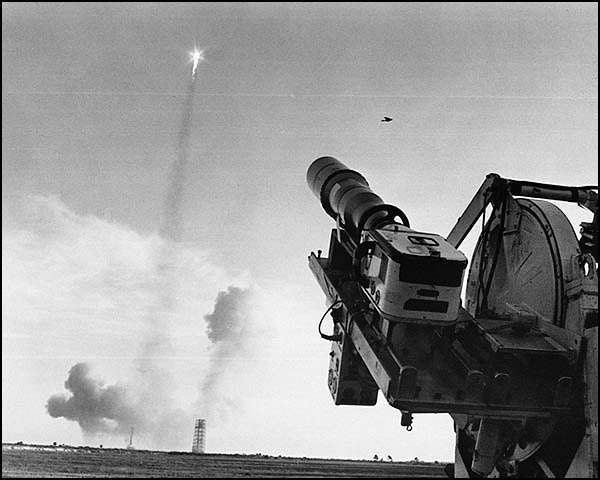
#> input picture opencv_for_beginners/module01-getting-started-with-images/Apollo-8-Launch.jpg, 600 x 480 px
$ python 01_04_Annotating_Images.py
#> lines starting #> are read from the running program, lines starting #| are printed output that depends on the picture; after the words box and inside, x2 and y2 are one past the last pixel; in counts of white or black regions, pixels touching at a corner belong together
import cv2
import numpy as np

# Read the image.
image = cv2.imread('Apollo-8-Launch.jpg', cv2.IMREAD_COLOR)
#> image is the input picture: shape (480, 600, 3); min 0, max 255, mean 151.3

# Display the original image.
cv2.imshow('Image', image)
print(image.shape)
#| (480, 600, 3)

# Define colors for annotation.
yellow  = (0, 255, 255)
red     = (0, 0, 255)
magenta = (255, 0, 255)
green   = (0, 255, 0)

# Draw a line

# Make a copy of the original image.
image_line = image.copy()

# Draw a yellow line (using: cv2.LINE_8)
image_line = cv2.line(image_line, (0, 445), (450, 465), yellow, thickness = 3, lineType = cv2.LINE_8)
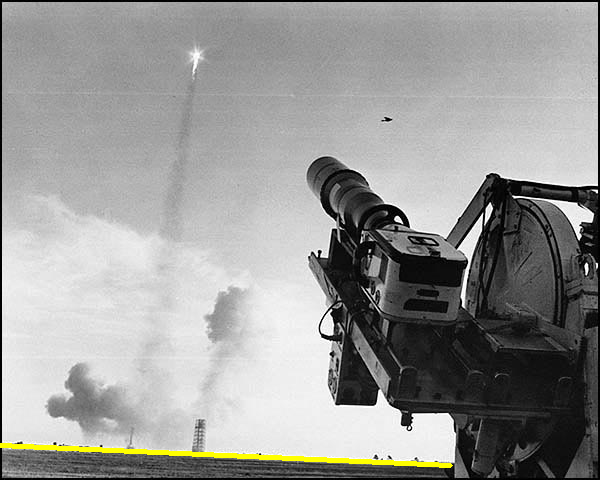
#> image_line: shape (480, 600, 3); 0.78% of pixels changed, all inside (x1, y1, x2, y2) = (0, 443, 453, 468)

# Display the annotated image.
cv2.imshow('Annotated with LINE_8', image_line)
cv2.waitKey(0)
cv2.destroyAllWindows()

# Draw a yellow line (using: cv2.LINE_8)
image_line_aa = image.copy()
image_line_aa = cv2.line(image_line_aa, (0, 445), (450, 465), yellow, thickness = 3, lineType = cv2.LINE_AA)
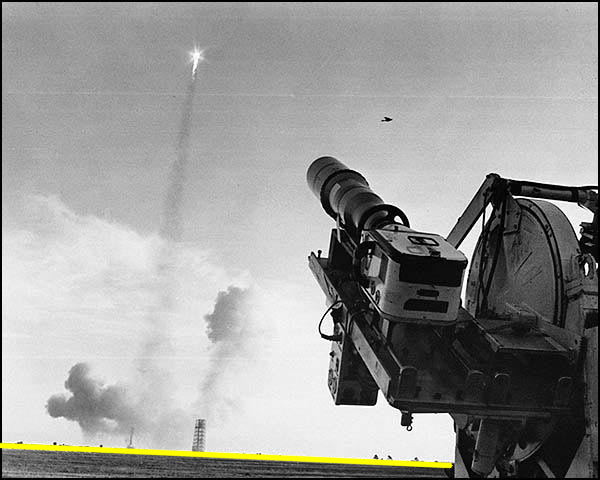
#> image_line_aa: shape (480, 600, 3); 1.1% of pixels changed, all inside (x1, y1, x2, y2) = (0, 442, 454, 469)

# Display the annotated image.
cv2.imshow('Annotated with LINE_AA', image_line_aa)
cv2.waitKey(0)
cv2.destroyAllWindows()

# Draw a circle.
# Make a copy of the original image.
image_circle = image.copy()

# Draw a red circle.
image_circle = cv2.circle(image_circle, (195, 55), 20, red, thickness = 2, lineType = cv2.LINE_AA)
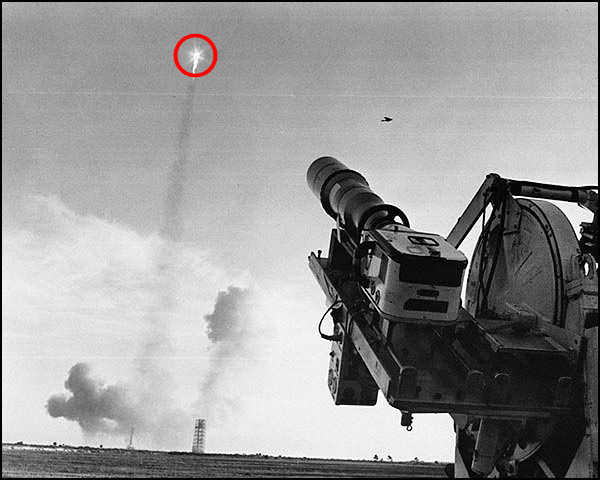
#> image_circle: shape (480, 600, 3); 0.23% of pixels changed, all inside (x1, y1, x2, y2) = (172, 33, 219, 78)

# Display the annotated image.
cv2.imshow('Annotated with Circle', image_circle)
cv2.waitKey(0)
cv2.destroyAllWindows()

# Draw a rectangle.
# Make a copy of the original image.
image_rectangle = image.copy()

# Draw a magenta rectangle.
image_rectangle = cv2.rectangle(image_rectangle, (300, 150), (480, 420), magenta, thickness = 3, lineType = cv2.LINE_8)
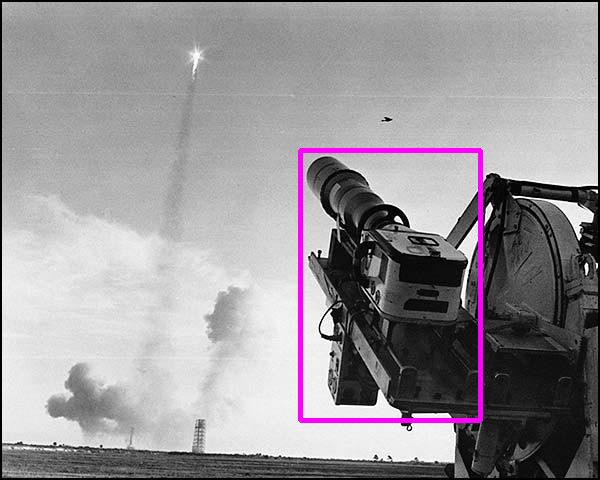
#> image_rectangle: shape (480, 600, 3); 1.56% of pixels changed, all inside (x1, y1, x2, y2) = (298, 148, 483, 423)

# Display the annotated image.
cv2.imshow('Annotated with Rectangle', image_rectangle)
cv2.waitKey(0)
cv2.destroyAllWindows()

# Adding text.
# Make a copy of the original image.
image_text = image.copy()

# Add text to the image.
text = 'Apollo 8 Saturn V Launch, 21 Dec 1968'
font_face = cv2.FONT_HERSHEY_SIMPLEX
font_scale = 0.8
font_color = green
font_thickness = 1

image_text = cv2.putText(image_text, text, (45, 30), font_face, font_scale, font_color, font_thickness, cv2.LINE_AA)
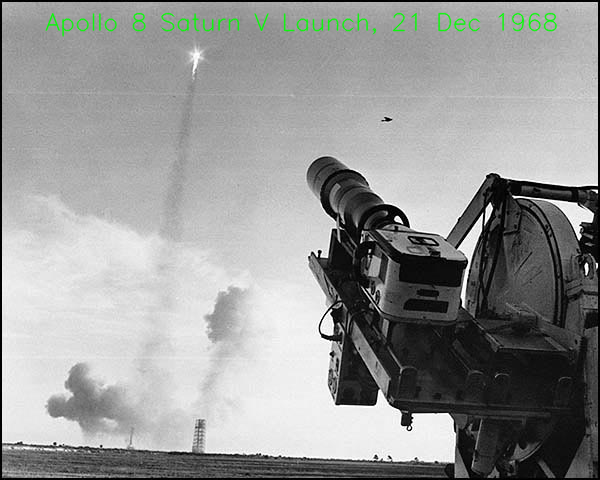
#> image_text: shape (480, 600, 3); 1.03% of pixels changed, all inside (x1, y1, x2, y2) = (45, 12, 558, 37)

# Display the annotated image.
cv2.imshow('Annotated with Text', image_text)
cv2.waitKey(0)
cv2.destroyAllWindows()

$ run again, with opencv_for_beginners/module01-getting-started-with-images/Apollo-11-launch.jpg copied over opencv_for_beginners/module01-getting-started-with-images/Apollo-8-Launch.jpg
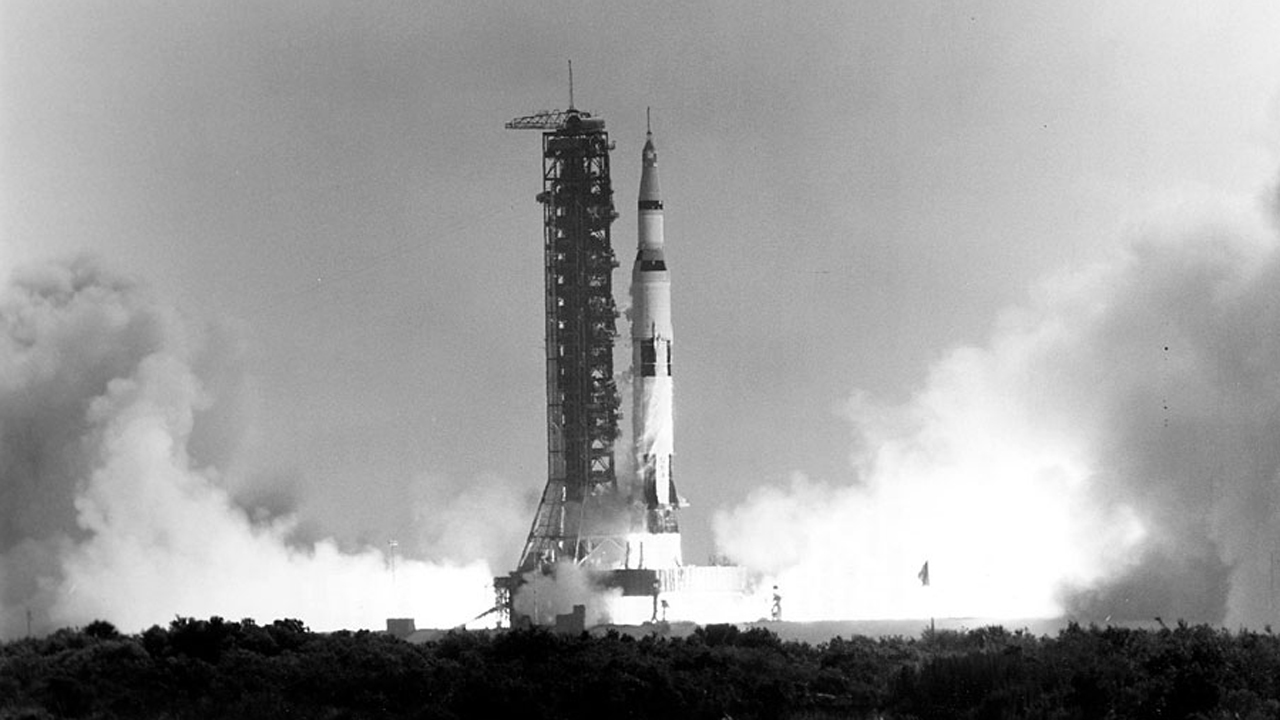
#> input picture opencv_for_beginners/module01-getting-started-with-images/Apollo-11-launch.jpg, 1280 x 720 px
#> image is the input picture: shape (720, 1280, 3); min 0, max 255, mean 156.2
#| (720, 1280, 3)
#> image_line: shape (720, 1280, 3); 0.25% of pixels changed, all inside (x1, y1, x2, y2) = (0, 443, 453, 468)
#> image_line_aa: shape (720, 1280, 3); 0.34% of pixels changed, all inside (x1, y1, x2, y2) = (0, 442, 454, 469)
#> image_circle: shape (720, 1280, 3); 0.07% of pixels changed, all inside (x1, y1, x2, y2) = (172, 33, 219, 78)
#> `image_rectangle = cv2.rectangle(image_rectangle, (300, 150), (480, 420..`:
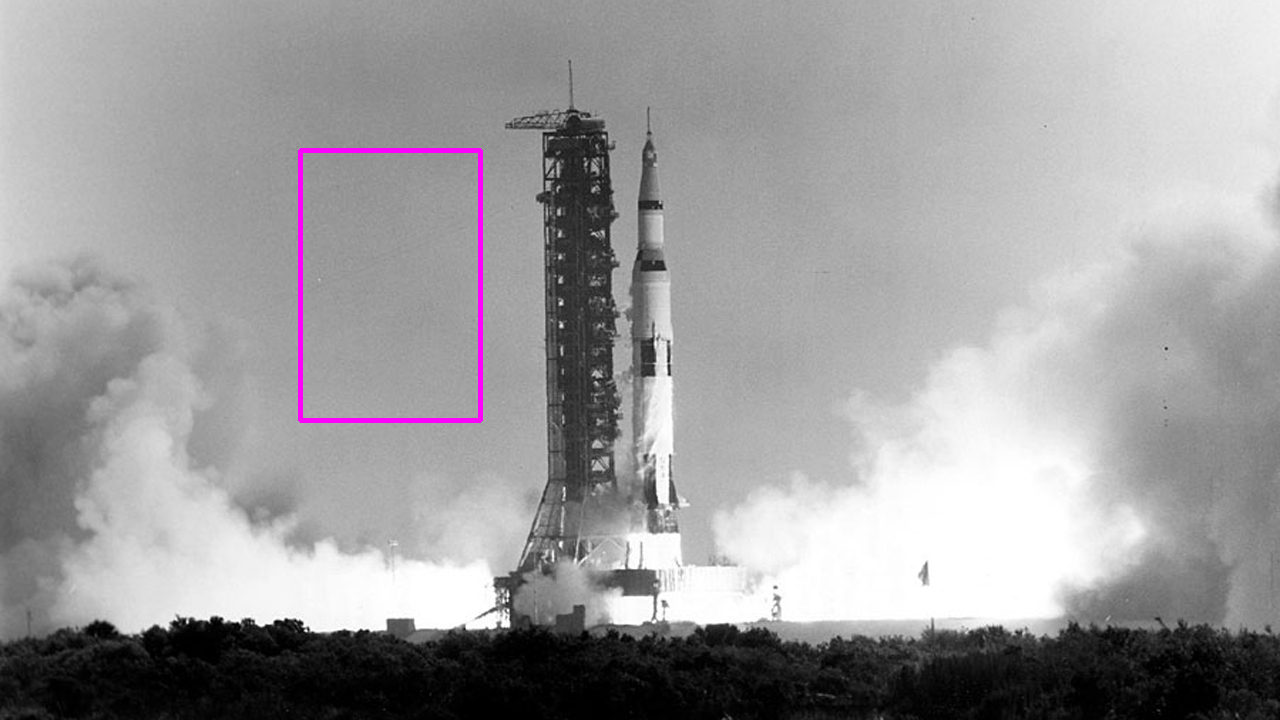
#> image_rectangle: shape (720, 1280, 3); 0.49% of pixels changed, all inside (x1, y1, x2, y2) = (298, 148, 483, 423)
#> `image_text = cv2.putText(image_text, text, (45, 30), font_face, font_s..`:
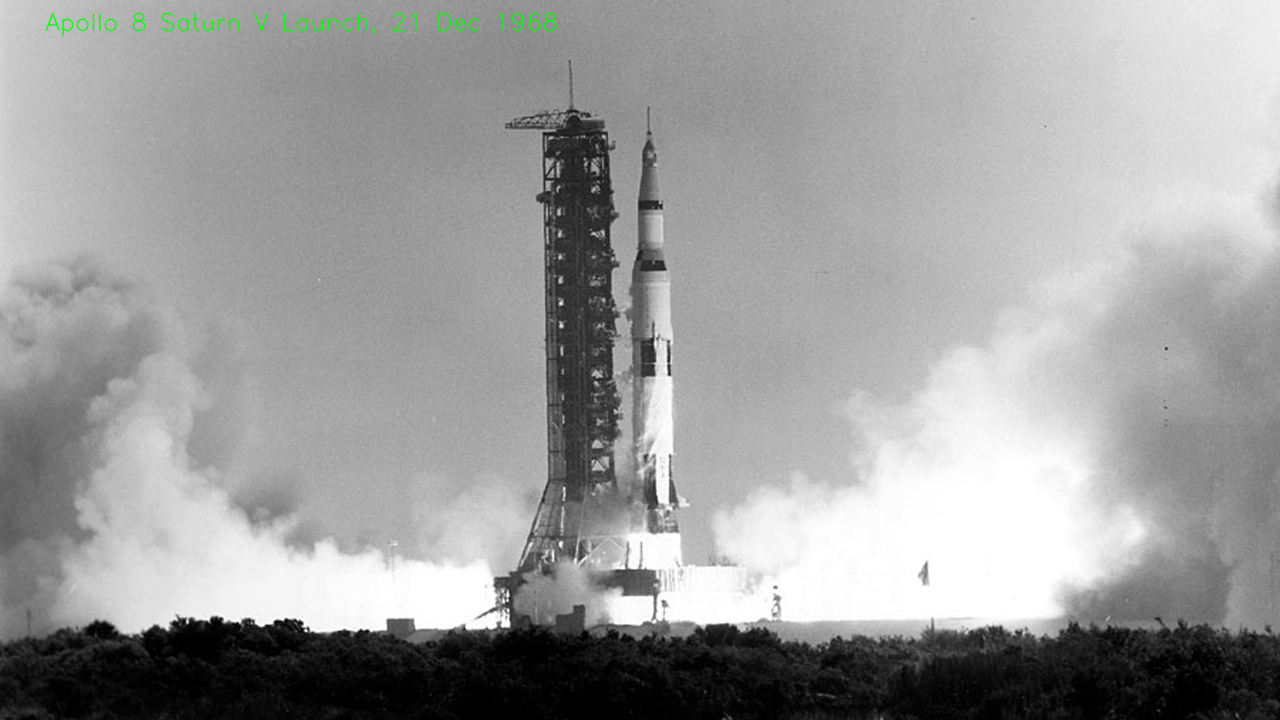
#> image_text: shape (720, 1280, 3); 0.32% of pixels changed, all inside (x1, y1, x2, y2) = (45, 12, 558, 37)

$ run again, with opencv_for_beginners/module01-getting-started-with-images/Eagle_in_Flight.jpg copied over opencv_for_beginners/module01-getting-started-with-images/Apollo-8-Launch.jpg
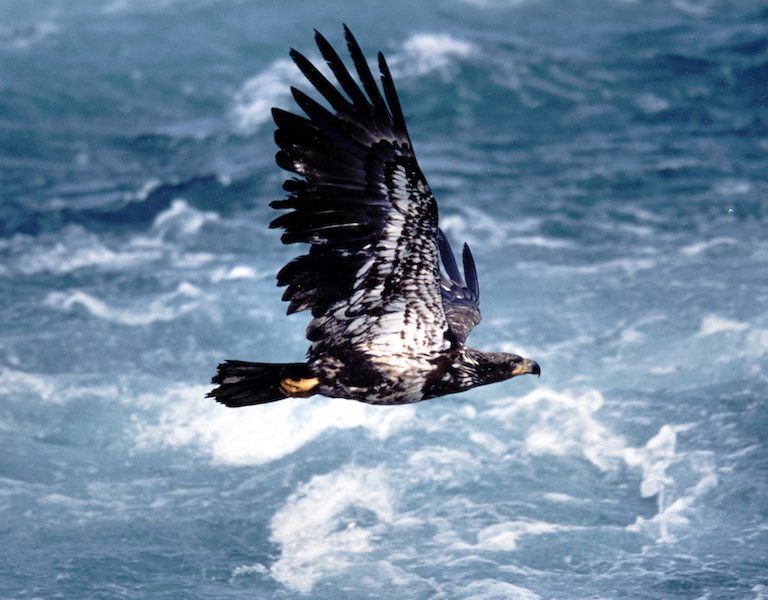
#> input picture opencv_for_beginners/module01-getting-started-with-images/Eagle_in_Flight.jpg, 768 x 600 px
#> image is the input picture: shape (600, 768, 3); mean B, G, R 156.6, 133.3, 108.4
#| (600, 768, 3)
#> image_line: shape (600, 768, 3); 0.49% of pixels changed, all inside (x1, y1, x2, y2) = (0, 443, 453, 468)
#> image_line_aa: shape (600, 768, 3); 0.69% of pixels changed, all inside (x1, y1, x2, y2) = (0, 442, 454, 469)
#> image_circle: shape (600, 768, 3); 0.15% of pixels changed, all inside (x1, y1, x2, y2) = (172, 33, 219, 78)
#> `image_rectangle = cv2.rectangle(image_rectangle, (300, 150), (480, 420..`:
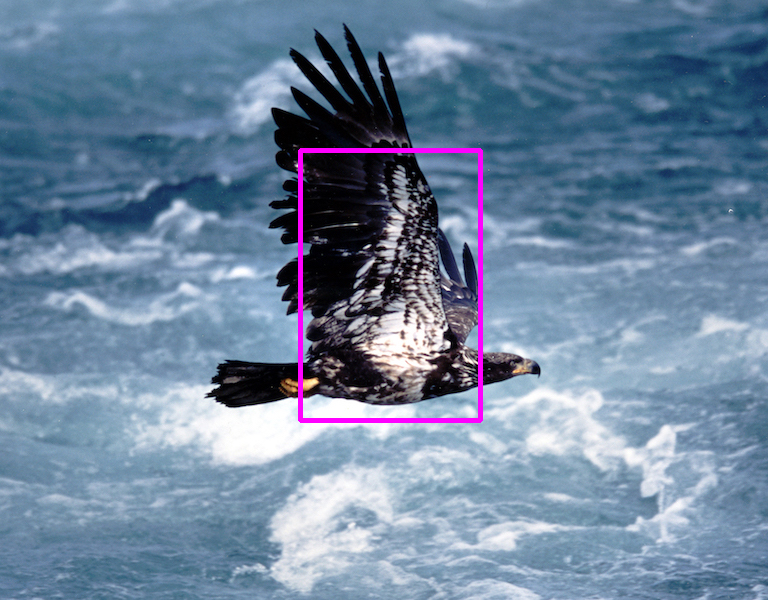
#> image_rectangle: shape (600, 768, 3); 0.97% of pixels changed, all inside (x1, y1, x2, y2) = (298, 148, 483, 423)
#> `image_text = cv2.putText(image_text, text, (45, 30), font_face, font_s..`:
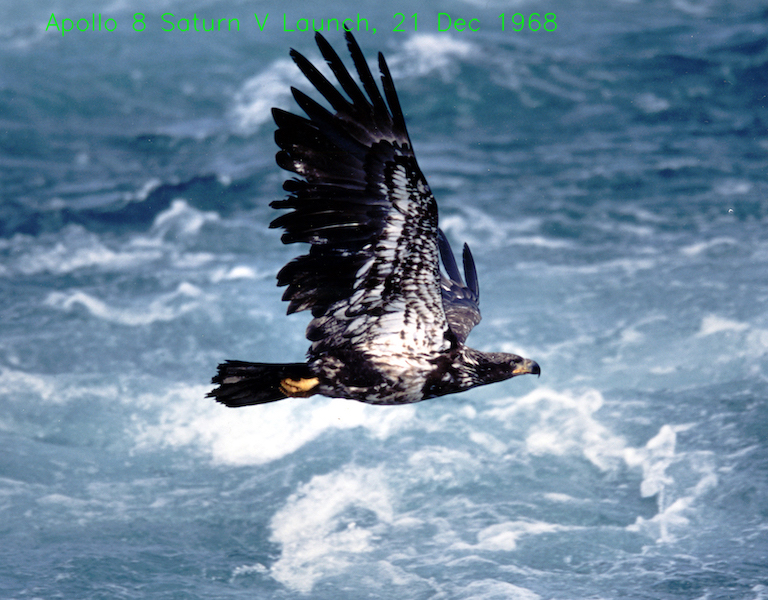
#> image_text: shape (600, 768, 3); 0.64% of pixels changed, all inside (x1, y1, x2, y2) = (45, 12, 558, 37)

$ run again, with opencv_for_beginners/module01-getting-started-with-images/Emerald_Lakes_New_Zealand_scr.jpg copied over opencv_for_beginners/module01-getting-started-with-images/Apollo-8-Launch.jpg
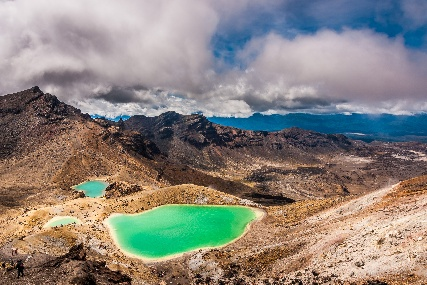
#> input picture opencv_for_beginners/module01-getting-started-with-images/Emerald_Lakes_New_Zealand_scr.jpg, 427 x 285 px
#> image is the input picture: shape (285, 427, 3); mean B, G, R 125.7, 132.7, 138.7
#| (285, 427, 3)
#> image_circle: shape (285, 427, 3); 0.55% of pixels changed, all inside (x1, y1, x2, y2) = (172, 33, 219, 78)
#> `image_rectangle = cv2.rectangle(image_rectangle, (300, 150), (480, 420..`:
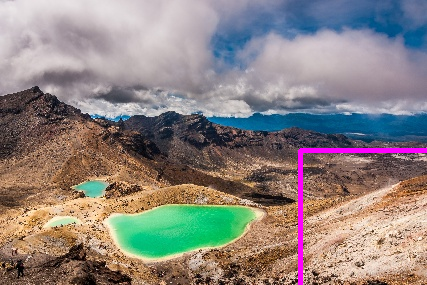
#> image_rectangle: shape (285, 427, 3); 1.07% of pixels changed, all inside (x1, y1, x2, y2) = (298, 148, 427, 285)
#> `image_text = cv2.putText(image_text, text, (45, 30), font_face, font_s..`:
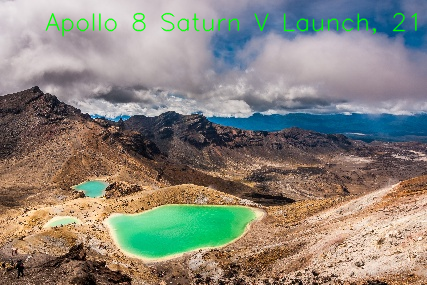
#> image_text: shape (285, 427, 3); 1.75% of pixels changed, all inside (x1, y1, x2, y2) = (45, 12, 418, 37)
